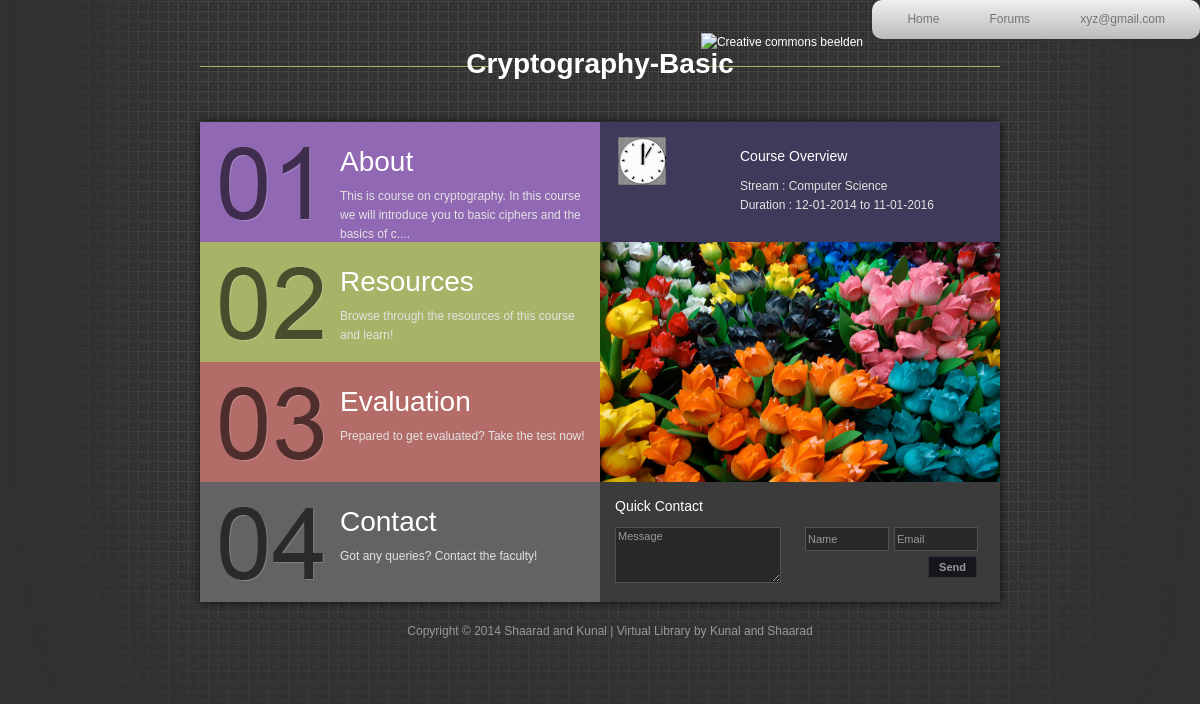
The app's page /course_details_stud.php?c_id=18 (signed in) with its own data.
### tables this page shows
CREATE TABLE IF NOT EXISTS `course` (
  `c_id` int(11) unsigned NOT NULL AUTO_INCREMENT,
  `c_name` varchar(50) NOT NULL,
  `c_stream` varchar(20) NOT NULL,
  `inserted_on` timestamp NOT NULL DEFAULT CURRENT_TIMESTAMP,
  `start_date` date NOT NULL,
  `end_date` date NOT NULL,
  `u_id` int(11) unsigned NOT NULL,
  `approve_status` tinyint(1) unsigned NOT NULL DEFAULT '0',
  `course_image` varchar(75) NOT NULL DEFAULT 'images/gallery/09-l.jpg',
  `avg_rating` double NOT NULL,
  `description` text NOT NULL,
  PRIMARY KEY (`c_id`),
  KEY `u_id` (`u_id`)
);

### course_details_stud.php (the view, shortened to what this page needs)
<?php require_once('Connections/conn.php'); ?>
<?php
if (!function_exists("GetSQLValueString")) {
	  function GetSQLValueString($theValue, $theType, $theDefinedValue = "", $theNotDefinedValue = "")
	  {
		$theValue = function_exists("mysql_real_escape_string") ? mysql_real_escape_string($theValue) : mysql_escape_string($theValue);
		switch ($theType) {
		  case "long":
		  case "int":
			$theValue = ($theValue != "") ? intval($theValue) : "NULL";
			break;
		}
		return $theValue;
	  }
	  }
	  ?>
<?php
$colname_course_details = "-1";
if (isset($_GET['c_id'])) {
  $colname_course_details = $_GET['c_id'];
}
$value=GetSQLValueString($colname_course_details, "int");
$query_course_details = "SELECT c_id,c_name,c_stream,inserted_on,course.u_id,approve_status,course_image,avg_rating,description,enroll_course.u_id as u_enroll_id,enroll_course.marks,enroll_course.rating,c_enroll_id,completion_stat,DATE_FORMAT(start_date,'%d-%m-%Y') AS date_start,DATE_FORMAT(end_date,'%d-%m-%Y') AS date_end FROM `course` LEFT OUTER JOIN `enroll_course` ON course.c_id=enroll_course.c_enroll_id AND enroll_course.u_id=".$_SESSION['MM_UserID']." WHERE c_id =".$value;
$course_details = mysql_query($query_course_details, $conn) or die(mysql_error());
$row_course_details = mysql_fetch_assoc($course_details);
?>
<!DOCTYPE html PUBLIC "-//W3C//DTD XHTML 1.0 Transitional//EN" "http://www.w3.org/TR/xhtml1/DTD/xhtml1-transitional.dtd">
<html xmlns="http://www.w3.org/1999/xhtml">
<head>
<link href="css/course_details_page.css" type="text/css" rel="stylesheet" />
<link rel="stylesheet" href="css/slimbox2.css" type="text/css" media="screen" />
<link rel="stylesheet" href="css/course_list.css" type="text/css" media="screen" />
<link rel="stylesheet" type="text/css" media="screen" href="css/nav_bar.css" />
	<link rel="stylesheet" href="css/lightface.css" />
<link href="./css/rateit.css" rel="stylesheet" type="text/css">
</head>
<body>
<nav id="headerbar">
	<ul id="headerbar">
		<li id="headerbar"><a href="userhome.php">Home</a></li>
		<li id="headerbar"><a href="forum_new.php?mode=showmain">Forums</a></li>
		<li id="headerbar"><a href="#"><?php echo $_SESSION['MM_Username'];?></a>
		</li>
	</ul>
</nav>
<br/>
<div id="templatemo_header_wrapper">
	<div id="templatemo_header">
    	<div id="site_title"><?php echo $row_course_details['c_name']; ?></div>
        <a class="templatemo_header_bg" href="" title="Creative commons beelden"  target="_blank"><img src="images/header.png" alt="Creative commons beelden" title="Creative commons beelden" /></a>
    </div>
</div>
<div id="templatemo_main_wrapper">
	<div id="templatemo_main">
		<div id="content">
            <div id="home" class="section">
                <div class="home_box left">
                	<div class="row1 box box1">
                    	<div class="box_with_padding">
                        	<h2><a href="#about">About</a></h2>
                         	<?php if (strlen($row_course_details['description'])>105) {
							echo substr($row_course_details['description'],0,105)."....";
							}else {
								echo $row_course_details['description'];
							}?>
						</div>
                    </div>
                    <div class="row1 box2">
                    	<div class="box_with_padding">
                        	<?php if(!empty($row_course_details['u_enroll_id'])){
								echo '<h2><a href="#resources">Resources</a></h2>';
							}else {
								echo '<h2 style="cursor:pointer;"><a onclick="alert(\'You have not enrolled for the cource. Please enroll to access resources and evaluation!\'); return false;">Resources</a></h2>';
							}
							?>
                            Browse through the resources of this course and learn!
						</div>
                    </div>
                    <div class="row1 box3">
                    	<div class="box_with_padding">
                        	<?php if(!empty($row_course_details['u_enroll_id'])) {
								echo '<h2><a href="#evaluation">Evaluation</a></h2>';
							}else {
								echo '<h2 style="cursor:pointer;"><a onclick="alert(\'You have not enrolled for the cource. Please enroll to access resources and evaluation!\'); return false;">Evaluation</a></h2>';
							}
							?>
                             Prepared to get evaluated? Take the test now!
						</div>
                    </div>
                    <div class="row1 box4">
                    	<div class="box_with_padding">
                        	<h2><a href="#contact">Contact</a></h2>
                            Got any queries? Contact the faculty!
						</div>
                    </div>
                </div>
 				<div class="home_box right">
                	<div class="row1 box5">
                    	<div class="box_with_padding">
                        	<h5>Course Overview</h5>
                            Stream : <?php echo $row_course_details['c_stream']; ?><br />
                            Duration : <?php echo $row_course_details['date_start']." to ".$row_course_details['date_end'];?>
						</div>
                    </div>
                    <div class="row2" id="home_gallery">
                    	<img src="<?php echo $row_course_details['course_image'];?>" alt="image 1" width="400" height="240"/>
					</div>
                    <div class="row1 box6">
                        <div id="mini_contact_form">
                        	<h5>Quick Contact</h5>
                            <form method="post" name="contact" action="#">
                            	<div class="col_half left">
                               	  	<textarea id="text_small" name="text" rows="0" cols="0"
                                  		onfocus="clearText(this)" onblur="clearText(this)">Message</textarea>
                                </div>
                            	<div class="col_half right">
                                	<input name="author" type="text" class="input_field" id="author_small"
                                    	onfocus="clearText(this)" onblur="clearText(this)" value="Name" maxlength="40" />
                                    <input name="email" type="text" class="input_field" id="email_small"
                                    	onfocus="clearText(this)" onblur="clearText(this)" value="Email" maxlength="40" />
                                  	<input type="submit" class="submit_btn float_l" name="submit" id="submit_small" value="Send" />
                              	</div>
                            </form>
                        </div>
                    </div>
                </div>
            </div>
    </div>
</div>
<div id="templatemo_footer_wrapper">
	<div id="templatemo_footer">
    	<p>Copyright © 2014 <a href="#">Shaarad and Kunal</a> | <a rel="nofollow" href="index.php">Virtual Library</a> by <a href="https://www.facebook.com/kunal.shah.96780" target="_blank" rel="nofollow">Kunal and Shaarad</a></p>
    </div>
</div>
</div>
</body>
</html>

### css/course_details_page.css (style rules this page uses)
body { margin: 0; padding: 0; color: #e2e2e2; font-size: 12px; line-height: 1.6em; font-family: "Lucida Sans Unicode", "Lucida Grande", sans-serif; background-color: #313030; background-image: url(../images/templatemo_body.jpg); background-position: center top; background-repeat: no-repeat }
a, a:link, a:visited { color: #FFFFFF; font-weight: normal; text-decoration: none }
ul, li { padding:0; margin:0; list-style:none; }
h1, h2, h3, h4, h5, h6 { color: #fff; font-weight: normal; }
h2 { font-size: 24px; margin: 0 0 25px; padding: 5px 0 }
h5 { font-size: 14px; margin: 0 0 10px; padding: 0; }
p { padding: 0; margin: 0 0 15px 0 }
p a, p a:link, p a:visited { color: #00CCFF; font-weight: normal; text-decoration: none }
img { margin: 0; padding: 0; border: none }
.left { float: left }
.right { float: right }
#templatemo_header_wrapper { width: 100%; background: url(../images/templatemo_header.png) center bottom no-repeat }
#templatemo_header { width: 800px; margin: 0 auto; padding: 35px 20px 40px; background: url(../images/templatemo-header-bg.png) no-repeat center; position:relative; }
.templatemo_header_bg { position:absolute; right:157px; top:14px; cursor:default; }
#templatemo_main_wrapper { width: 800px; height: 480px; margin: 0 auto; padding: 9px; background: url(../images/templatemo_content_bg.png) no-repeat }
#templatemo_main { width: 800px; height: 480px; overflow: hidden; }
#templatemo_footer_wrapper { width: 100%; background: url(../images/templatemo_footer.png) center top no-repeat }
#templatemo_footer { width: 780px; margin: 0 auto; padding: 20px 20px; color: #999999; text-align: center; }
#templatemo_footer a { color: #999999; }
#site_title { display: block; width: 300px; margin: 0 auto; text-align: center;font-size: 28px; color: #fff; font-weight: 700 }
#content { overflow:hidden; width: 7000px; position:relative; height: 480px; background: #3c3b3b; }
.section { position:relative; float:left; width: 800px; height: 480px; margin-right: 20px; background: #3c3b3b; }
.home_box { width: 400px; height: 480px; }
.row1 { width: 400px; height: 120px }
.row2 { width: 400px; height: 240px }
.box1 { background: #9168b3 url(../images/templatemo_01.png) scroll 20px 25px no-repeat }
.box2 { background: #a8b368 url(../images/templatemo_02.png) scroll 20px 25px no-repeat }
.box3 { background: #b36c68 url(../images/templatemo_03.png) scroll 20px 25px no-repeat }
.box4 { background: #636363 url(../images/templatemo_04.png) scroll 20px 25px no-repeat }
.box5 { background: #413959 url(../images/fancy_clock.png) scroll 18px 15px no-repeat }
.box6 { background: #3c3b3b }
.home_box .box_with_padding { padding: 25px 15px 15px 140px }
#content .home_box h2 { color: #fff; font-size: 28px; margin-bottom: 10px }
#home_gallery { position: relative; }
#mini_contact_form { padding: 15px; width: 370px }
#mini_contact_form .input_field { display: block; margin-left: 5px; float: left; width: 78px; padding: 2px; height: 18px; font-size: 11px; font-family: "Lucida Sans Unicode", "Lucida Grande", sans-serif; color: #999999; border: 1px solid #525252; background: #292929; margin-bottom: 5px; }
#mini_contact_form textarea { clear: both; width: 160px; height: 50px; padding: 2px; font-size: 11px; font-family: "Lucida Sans Unicode", "Lucida Grande", sans-serif; color: #999999; border: 1px solid #525252; background: #292929; margin-bottom: 10px; }
#mini_contact_form .submit_btn { display: block; float: right; font-size: 11px; font-weight: bold; background: #15171d; color: #999999; cursor: pointer; border: 1px solid #30333c; padding: 4px 10px; margin-right: 8px; }
#mini_contact_form .col_half { width: 185px }

### css/nav_bar.css (style rules this page uses)
nav#headerbar ul { float:right; background: #efefef; background: linear-gradient(top, #efefef 0%, #bbbbbb 100%); background: -moz-linear-gradient(top, #efefef 0%, #bbbbbb 100%); background: -webkit-linear-gradient(top, #efefef 0%,#bbbbbb 100%); box-shadow: 0px 0px 9px rgba(0,0,0,0.15); padding: 0 10px; border-radius: 10px; list-style: none; position: relative; display: inline-table; }
nav#headerbar ul:after { content: ""; clear: both; display: block; }
nav#headerbar ul li { float: left; }
nav#headerbar ul li a { display: block; padding: 10px 25px; color: #757575; text-decoration: none; }

### records on screen
course: c_name "Cryptography-Basic", description "This is course on cryptography. In this course we will introduce you to basic ciphers and the basics of c", c_stream "Computer Science", course_image (picture)

### other values on screen
$_SESSION['MM_Username'] "xyz@gmail.com"
$row_course_details['date_start'] "12-01-2014"
$row_course_details['date_end'] "11-01-2016"
